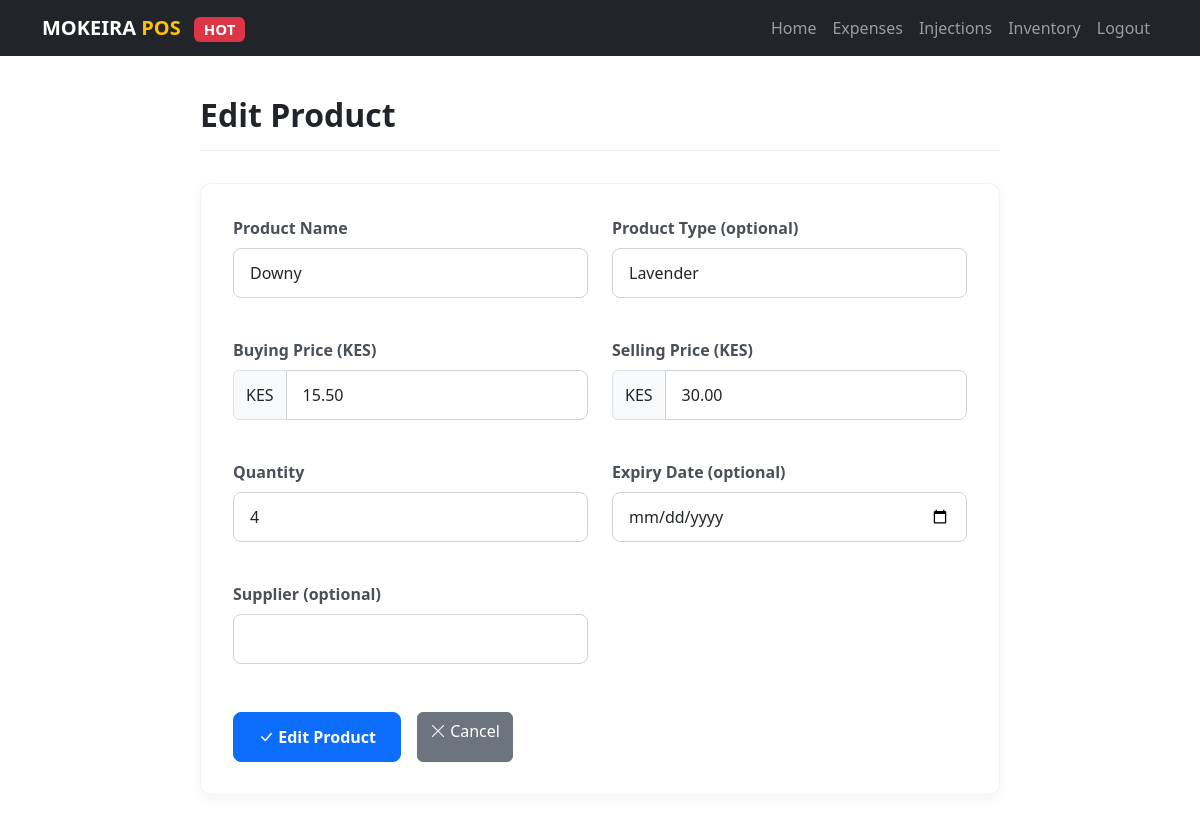
The app's page /inventory/3/edit/ (signed in) with its own data.
### pos/models.py (models this page shows, shortened)
class Stock(models.Model):
    product_name = models.CharField(max_length=100)
    product_type = models.CharField(max_length=100, blank=True, null=True)
    buying_price = models.DecimalField(max_digits=10, decimal_places=2)
    selling_price = models.DecimalField(max_digits=10, decimal_places=2)
    quantity = models.PositiveIntegerField()
    expiry_date = models.DateField(blank=True, null=True)
    supplier = models.CharField(max_length=100, blank=True, null=True)
    created_at = models.DateTimeField(auto_now_add=True)

### pos/views.py (the view, shortened to what this page needs)
# urls.py: path('inventory/<int:pk>/edit/', views.stock_update, name='stock_update'),
@login_required
def stock_update(request, pk):
    stock = get_object_or_404(Stock, pk=pk)
    return render(request, 'pos/stock_form.html', {'stock': stock, 'action': 'Edit'})

### pos/templates/pos/stock_form.html (shortened to what this page needs)
{% extends 'base.html' %}
{% block content %}
<div class="container py-4">
    <div class="product-form-container">
        <div class="form-header">
            <h2 class="fw-bold mb-0">{{ action }} Product</h2>
        </div>
        <div class="form-card">
            <form method="post">
                <div class="form-grid">
                    <div class="mb-3">
                        <label for="productName" class="form-label">Product Name</label>
                        <input type="text" class="form-control" id="productName" name="product_name"
                               value="{{ stock.product_name|default:'' }}" required>
                    </div>
                    <div class="mb-3">
                        <label for="productType" class="form-label">Product Type (optional)</label>
                        <input type="text" class="form-control" id="productType" name="product_type"
                               value="{{ stock.product_type|default:'' }}">
                    </div>
                    <div class="mb-3">
                        <label for="buyingPrice" class="form-label">Buying Price (KES)</label>
                        <div class="input-group">
                            <span class="input-group-text">KES</span>
                            <input type="number" class="form-control" id="buyingPrice" name="buying_price"
                                   min="0" step="0.01" value="{{ stock.buying_price|default:'' }}" required>
                        </div>
                    </div>
                    <div class="mb-3">
                        <label for="sellingPrice" class="form-label">Selling Price (KES)</label>
                        <div class="input-group">
                            <span class="input-group-text">KES</span>
                            <input type="number" class="form-control" id="sellingPrice" name="selling_price"
                                   min="0" step="0.01" value="{{ stock.selling_price|default:'' }}" required>
                        </div>
                    </div>
                    <div class="mb-3">
                        <label for="quantity" class="form-label">Quantity</label>
                        <input type="number" class="form-control" id="quantity" name="quantity"
                               min="1" value="{{ stock.quantity|default:'' }}" required>
                    </div>
                    <div class="mb-3">
                        <label for="expiryDate" class="form-label">Expiry Date (optional)</label>
                        <input type="date" class="form-control" id="expiryDate" name="expiry_date"
                               value="{{ stock.expiry_date|default:'' }}">
                    </div>
                    <div class="mb-3">
                        <label for="supplier" class="form-label">Supplier (optional)</label>
                        <input type="text" class="form-control" id="supplier" name="supplier"
                               value="{{ stock.supplier|default:'' }}">
                    </div>
                </div>
                <div class="form-actions">
                    <button type="submit" class="btn btn-primary btn-submit">
                        <i class="bi bi-check-lg"></i> {{ action }} Product
                    </button>
                    <a href="{% url 'pos:inventory' %}" class="btn btn-secondary">
                        <i class="bi bi-x-lg"></i> Cancel
                    </a>
                </div>
            </form>
        </div>
    </div>
</div>
{% endblock %}

### pos/templates/pos/stock_form.html (style rules this page uses)
.product-form-container { max-width: 800px; margin: 0 auto; }
.form-header { border-bottom: 1px solid #e9ecef; padding-bottom: 1rem; margin-bottom: 2rem; }
.form-card { background: #fff; border-radius: 12px; box-shadow: 0 4px 12px rgba(0, 0, 0, 0.05); padding: 2rem; border: 1px solid rgba(0, 0, 0, 0.05); }
.form-label { font-weight: 600; color: #495057; margin-bottom: 0.5rem; }
.form-control { border-radius: 8px; padding: 0.75rem 1rem; border: 1px solid #ced4da; transition: border-color 0.15s ease-in-out, box-shadow 0.15s ease-in-out; }
.btn-submit { padding: 0.75rem 1.5rem; font-weight: 600; border-radius: 8px; }
.form-grid { display: grid; grid-template-columns: repeat(2, 1fr); gap: 1.5rem; }
.form-actions { display: flex; gap: 1rem; margin-top: 2rem; flex-wrap: wrap; }

### templates/base.html (style rules this page uses)
body { padding-top: 4.5rem; }

### records on screen
Stock: product_name "Downy", product_type "Lavender", buying_price "15.50", selling_price "30.00", quantity "4"

### other values on screen
{{ action }} "Edit"
